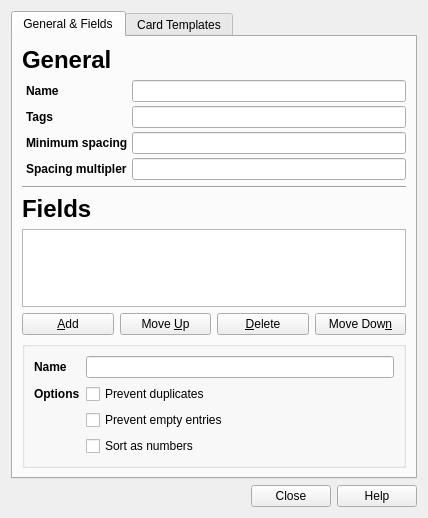
<ui version="4.0" >
 <class>ModelProperties</class>
 <widget class="QDialog" name="ModelProperties" >
  <property name="windowModality" >
   <enum>Qt::ApplicationModal</enum>
  </property>
  <property name="geometry" >
   <rect>
    <x>0</x>
    <y>0</y>
    <width>376</width>
    <height>518</height>
   </rect>
  </property>
  <property name="windowTitle" >
   <string>Model Properties</string>
  </property>
  <layout class="QVBoxLayout" name="verticalLayout" >
   <item>
    <widget class="QTabWidget" name="tabWidget" >
     <property name="currentIndex" >
      <number>0</number>
     </property>
     <widget class="QWidget" name="tab_2" >
      <property name="geometry" >
       <rect>
        <x>0</x>
        <y>0</y>
        <width>360</width>
        <height>452</height>
       </rect>
      </property>
      <attribute name="title" >
       <string>General &amp;&amp; Fields</string>
      </attribute>
      <layout class="QVBoxLayout" >
       <property name="spacing" >
        <number>6</number>
       </property>
       <property name="margin" >
        <number>9</number>
       </property>
       <item>
        <widget class="QLabel" name="label_2" >
         <property name="text" >
          <string>&lt;h1>General&lt;/h1></string>
         </property>
        </widget>
       </item>
       <item>
        <layout class="QGridLayout" name="gridLayout" >
         <property name="leftMargin" >
          <number>4</number>
         </property>
         <property name="spacing" >
          <number>4</number>
         </property>
         <item row="0" column="0" >
          <widget class="QLabel" name="label" >
           <property name="text" >
            <string>&lt;b>Name&lt;/b></string>
           </property>
           <property name="alignment" >
            <set>Qt::AlignLeading|Qt::AlignLeft|Qt::AlignVCenter</set>
           </property>
          </widget>
         </item>
         <item row="0" column="1" >
          <widget class="QLineEdit" name="name" />
         </item>
         <item row="1" column="0" >
          <widget class="QLabel" name="label_3" >
           <property name="text" >
            <string>&lt;b>Tags&lt;/b></string>
           </property>
           <property name="alignment" >
            <set>Qt::AlignLeading|Qt::AlignLeft|Qt::AlignVCenter</set>
           </property>
           <property name="openExternalLinks" >
            <bool>true</bool>
           </property>
          </widget>
         </item>
         <item row="1" column="1" >
          <widget class="QLineEdit" name="tags" />
         </item>
         <item row="2" column="0" >
          <widget class="QLabel" name="label_19" >
           <property name="text" >
            <string>&lt;b>Minimum spacing&lt;/b></string>
           </property>
           <property name="openExternalLinks" >
            <bool>true</bool>
           </property>
          </widget>
         </item>
         <item row="3" column="0" >
          <widget class="QLabel" name="label_25" >
           <property name="text" >
            <string>&lt;b>Spacing multipler&lt;/b></string>
           </property>
           <property name="openExternalLinks" >
            <bool>true</bool>
           </property>
          </widget>
         </item>
         <item row="2" column="1" >
          <layout class="QHBoxLayout" name="horizontalLayout_3" >
           <item>
            <widget class="QLineEdit" name="initialSpacing" />
           </item>
          </layout>
         </item>
         <item row="3" column="1" >
          <layout class="QHBoxLayout" name="horizontalLayout_4" >
           <item>
            <widget class="QLineEdit" name="spacing" />
           </item>
          </layout>
         </item>
        </layout>
       </item>
       <item>
        <widget class="Line" name="line_3" >
         <property name="orientation" >
          <enum>Qt::Horizontal</enum>
         </property>
        </widget>
       </item>
       <item>
        <widget class="QLabel" name="label_6" >
         <property name="text" >
          <string>&lt;h1>Fields&lt;/h1></string>
         </property>
        </widget>
       </item>
       <item>
        <layout class="QHBoxLayout" >
         <property name="spacing" >
          <number>6</number>
         </property>
         <property name="margin" >
          <number>0</number>
         </property>
         <item>
          <widget class="QListWidget" name="fieldList" >
           <property name="sizePolicy" >
            <sizepolicy vsizetype="Expanding" hsizetype="Expanding" >
             <horstretch>0</horstretch>
             <verstretch>0</verstretch>
            </sizepolicy>
           </property>
           <property name="minimumSize" >
            <size>
             <width>0</width>
             <height>60</height>
            </size>
           </property>
          </widget>
         </item>
        </layout>
       </item>
       <item>
        <layout class="QHBoxLayout" name="horizontalLayout" >
         <item>
          <widget class="QPushButton" name="fieldAdd" >
           <property name="text" >
            <string>&amp;Add</string>
           </property>
           <property name="autoDefault" >
            <bool>false</bool>
           </property>
          </widget>
         </item>
         <item>
          <widget class="QPushButton" name="fieldUp" >
           <property name="toolTip" >
            <string>Move selected field up</string>
           </property>
           <property name="text" >
            <string>Move &amp;Up</string>
           </property>
           <property name="autoDefault" >
            <bool>false</bool>
           </property>
          </widget>
         </item>
         <item>
          <widget class="QPushButton" name="fieldDelete" >
           <property name="text" >
            <string>&amp;Delete</string>
           </property>
           <property name="autoDefault" >
            <bool>false</bool>
           </property>
          </widget>
         </item>
         <item>
          <widget class="QPushButton" name="fieldDown" >
           <property name="toolTip" >
            <string>Move selected field down</string>
           </property>
           <property name="text" >
            <string>Move Dow&amp;n</string>
           </property>
           <property name="autoDefault" >
            <bool>false</bool>
           </property>
          </widget>
         </item>
        </layout>
       </item>
       <item>
        <widget class="QGroupBox" name="fieldEditBox" >
         <property name="title" >
          <string/>
         </property>
         <property name="flat" >
          <bool>false</bool>
         </property>
         <layout class="QVBoxLayout" name="verticalLayout_2" >
          <item>
           <layout class="QGridLayout" name="_2" >
            <property name="margin" >
             <number>0</number>
            </property>
            <property name="spacing" >
             <number>6</number>
            </property>
            <item row="1" column="0" >
             <widget class="QLabel" name="label_18" >
              <property name="text" >
               <string>&lt;b>Options&lt;/b></string>
              </property>
             </widget>
            </item>
            <item row="0" column="1" >
             <widget class="QLineEdit" name="fieldName" />
            </item>
            <item row="1" column="1" >
             <widget class="QCheckBox" name="fieldUnique" >
              <property name="text" >
               <string>Prevent duplicates</string>
              </property>
             </widget>
            </item>
            <item row="0" column="0" >
             <widget class="QLabel" name="label_20" >
              <property name="text" >
               <string>&lt;b>Name&lt;/b></string>
              </property>
              <property name="alignment" >
               <set>Qt::AlignLeading|Qt::AlignLeft|Qt::AlignVCenter</set>
              </property>
             </widget>
            </item>
            <item row="2" column="1" >
             <widget class="QCheckBox" name="fieldRequired" >
              <property name="text" >
               <string>Prevent empty entries</string>
              </property>
             </widget>
            </item>
            <item row="3" column="1" >
             <widget class="QCheckBox" name="numeric" >
              <property name="text" >
               <string>Sort as numbers</string>
              </property>
             </widget>
            </item>
           </layout>
          </item>
         </layout>
        </widget>
       </item>
      </layout>
     </widget>
     <widget class="QWidget" name="tab_3" >
      <property name="geometry" >
       <rect>
        <x>0</x>
        <y>0</y>
        <width>360</width>
        <height>452</height>
       </rect>
      </property>
      <attribute name="title" >
       <string>Card Templates</string>
      </attribute>
      <layout class="QGridLayout" name="gridLayout_2" >
       <item row="0" column="0" >
        <widget class="QLabel" name="label_8" >
         <property name="text" >
          <string>&lt;h1>Card Templates&lt;/h1></string>
         </property>
        </widget>
       </item>
       <item row="1" column="0" >
        <layout class="QHBoxLayout" >
         <property name="spacing" >
          <number>6</number>
         </property>
         <property name="margin" >
          <number>0</number>
         </property>
         <item>
          <widget class="QListWidget" name="cardList" >
           <property name="sizePolicy" >
            <sizepolicy vsizetype="Preferred" hsizetype="Expanding" >
             <horstretch>0</horstretch>
             <verstretch>1</verstretch>
            </sizepolicy>
           </property>
           <property name="minimumSize" >
            <size>
             <width>0</width>
             <height>60</height>
            </size>
           </property>
          </widget>
         </item>
        </layout>
       </item>
       <item row="2" column="0" >
        <layout class="QHBoxLayout" name="horizontalLayout_2" >
         <item>
          <widget class="QPushButton" name="cardAdd" >
           <property name="text" >
            <string>&amp;Add</string>
           </property>
          </widget>
         </item>
         <item>
          <widget class="QPushButton" name="cardUp" >
           <property name="toolTip" >
            <string>Move selected card model up</string>
           </property>
           <property name="text" >
            <string>Move &amp;Up</string>
           </property>
          </widget>
         </item>
         <item>
          <widget class="QPushButton" name="cardDown" >
           <property name="toolTip" >
            <string>Move selected card model down</string>
           </property>
           <property name="text" >
            <string>Move Dow&amp;n</string>
           </property>
          </widget>
         </item>
         <item>
          <widget class="QPushButton" name="cardToggle" >
           <property name="text" >
            <string/>
           </property>
          </widget>
         </item>
         <item>
          <widget class="QPushButton" name="cardDelete" >
           <property name="text" >
            <string>&amp;Delete</string>
           </property>
          </widget>
         </item>
        </layout>
       </item>
       <item row="3" column="0" >
        <widget class="QGroupBox" name="cardEditBox" >
         <property name="title" >
          <string/>
         </property>
         <layout class="QVBoxLayout" name="verticalLayout_3" >
          <item>
           <layout class="QGridLayout" name="_3" >
            <property name="margin" >
             <number>0</number>
            </property>
            <property name="spacing" >
             <number>6</number>
            </property>
            <item row="3" column="0" >
             <widget class="QLabel" name="label_23" >
              <property name="text" >
               <string>&lt;b>Options&lt;/b></string>
              </property>
             </widget>
            </item>
            <item row="3" column="1" >
             <widget class="QCheckBox" name="questionInAnswer" >
              <property name="text" >
               <string>Hide the question when showing answer</string>
              </property>
             </widget>
            </item>
            <item row="2" column="1" >
             <widget class="QTextEdit" name="cardAnswer" >
              <property name="sizePolicy" >
               <sizepolicy vsizetype="Fixed" hsizetype="Expanding" >
                <horstretch>0</horstretch>
                <verstretch>0</verstretch>
               </sizepolicy>
              </property>
              <property name="maximumSize" >
               <size>
                <width>16777215</width>
                <height>60</height>
               </size>
              </property>
              <property name="horizontalScrollBarPolicy" >
               <enum>Qt::ScrollBarAlwaysOff</enum>
              </property>
              <property name="tabChangesFocus" >
               <bool>true</bool>
              </property>
              <property name="acceptRichText" >
               <bool>false</bool>
              </property>
             </widget>
            </item>
            <item row="2" column="0" >
             <widget class="QLabel" name="label_15" >
              <property name="text" >
               <string>&lt;b>Answer&lt;/b></string>
              </property>
              <property name="alignment" >
               <set>Qt::AlignLeading|Qt::AlignLeft|Qt::AlignVCenter</set>
              </property>
              <property name="openExternalLinks" >
               <bool>true</bool>
              </property>
             </widget>
            </item>
            <item row="0" column="1" >
             <widget class="QLineEdit" name="cardName" />
            </item>
            <item row="1" column="1" >
             <widget class="QTextEdit" name="cardQuestion" >
              <property name="sizePolicy" >
               <sizepolicy vsizetype="Fixed" hsizetype="Expanding" >
                <horstretch>0</horstretch>
                <verstretch>0</verstretch>
               </sizepolicy>
              </property>
              <property name="maximumSize" >
               <size>
                <width>16777215</width>
                <height>60</height>
               </size>
              </property>
              <property name="horizontalScrollBarPolicy" >
               <enum>Qt::ScrollBarAlwaysOff</enum>
              </property>
              <property name="tabChangesFocus" >
               <bool>true</bool>
              </property>
             </widget>
            </item>
            <item row="4" column="1" >
             <widget class="QCheckBox" name="allowEmptyAnswer" >
              <property name="text" >
               <string>Allow the answer to be blank</string>
              </property>
             </widget>
            </item>
            <item row="0" column="0" >
             <widget class="QLabel" name="label_12" >
              <property name="text" >
               <string>&lt;b>Name&lt;/b></string>
              </property>
              <property name="alignment" >
               <set>Qt::AlignLeading|Qt::AlignLeft|Qt::AlignVCenter</set>
              </property>
              <property name="openExternalLinks" >
               <bool>true</bool>
              </property>
             </widget>
            </item>
            <item row="1" column="0" >
             <widget class="QLabel" name="label_14" >
              <property name="text" >
               <string>&lt;b>Question&lt;/b></string>
              </property>
              <property name="alignment" >
               <set>Qt::AlignLeading|Qt::AlignLeft|Qt::AlignVCenter</set>
              </property>
              <property name="openExternalLinks" >
               <bool>true</bool>
              </property>
             </widget>
            </item>
            <item row="5" column="1" >
             <widget class="QCheckBox" name="typeAnswer" >
              <property name="text" >
               <string>Ask me to type in the answer</string>
              </property>
             </widget>
            </item>
           </layout>
          </item>
         </layout>
        </widget>
       </item>
      </layout>
     </widget>
    </widget>
   </item>
   <item>
    <widget class="QDialogButtonBox" name="buttonBox" >
     <property name="orientation" >
      <enum>Qt::Horizontal</enum>
     </property>
     <property name="standardButtons" >
      <set>QDialogButtonBox::Close|QDialogButtonBox::Help</set>
     </property>
    </widget>
   </item>
  </layout>
  <zorder>buttonBox</zorder>
  <zorder>tabWidget</zorder>
 </widget>
 <tabstops>
  <tabstop>tabWidget</tabstop>
  <tabstop>name</tabstop>
  <tabstop>tags</tabstop>
  <tabstop>initialSpacing</tabstop>
  <tabstop>spacing</tabstop>
  <tabstop>fieldList</tabstop>
  <tabstop>fieldAdd</tabstop>
  <tabstop>fieldUp</tabstop>
  <tabstop>fieldDelete</tabstop>
  <tabstop>fieldDown</tabstop>
  <tabstop>fieldName</tabstop>
  <tabstop>fieldUnique</tabstop>
  <tabstop>fieldRequired</tabstop>
  <tabstop>numeric</tabstop>
  <tabstop>cardList</tabstop>
  <tabstop>cardAdd</tabstop>
  <tabstop>cardUp</tabstop>
  <tabstop>cardDown</tabstop>
  <tabstop>cardToggle</tabstop>
  <tabstop>cardDelete</tabstop>
  <tabstop>cardName</tabstop>
  <tabstop>cardQuestion</tabstop>
  <tabstop>cardAnswer</tabstop>
  <tabstop>questionInAnswer</tabstop>
  <tabstop>allowEmptyAnswer</tabstop>
  <tabstop>typeAnswer</tabstop>
  <tabstop>buttonBox</tabstop>
 </tabstops>
 <resources/>
 <connections>
  <connection>
   <sender>buttonBox</sender>
   <signal>accepted()</signal>
   <receiver>ModelProperties</receiver>
   <slot>accept()</slot>
   <hints>
    <hint type="sourcelabel" >
     <x>248</x>
     <y>254</y>
    </hint>
    <hint type="destinationlabel" >
     <x>157</x>
     <y>274</y>
    </hint>
   </hints>
  </connection>
  <connection>
   <sender>buttonBox</sender>
   <signal>rejected()</signal>
   <receiver>ModelProperties</receiver>
   <slot>reject()</slot>
   <hints>
    <hint type="sourcelabel" >
     <x>316</x>
     <y>260</y>
    </hint>
    <hint type="destinationlabel" >
     <x>286</x>
     <y>274</y>
    </hint>
   </hints>
  </connection>
 </connections>
</ui>
